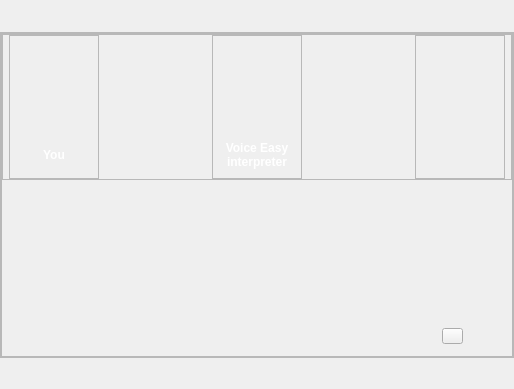
<?xml version="1.0" encoding="UTF-8"?>
<ui version="4.0">
 <class>Qpid::PhoneCallingView</class>
 <widget class="QWidget" name="Qpid::PhoneCallingView">
  <property name="geometry">
   <rect>
    <x>0</x>
    <y>0</y>
    <width>514</width>
    <height>389</height>
   </rect>
  </property>
  <property name="windowTitle">
   <string>Voice Easy</string>
  </property>
  <property name="styleSheet">
   <string notr="true">#widgetCalling {
	border-image: url(:/images/ui/call_bg.jpg);
}

#labelCallerPhoto,#labelTransPhoto,#labelCalleePhoto{
	min-width: 90px;
	min-height: 90px;
	max-width: 90px;
	min-height: 90px;
}

#labelTransConnect,#labelCalleeConnect{
	min-width: 101px;
	min-height: 17px;
	max-width: 101px;
	min-height: 17px;
}

#labelCallerPhoto,#labelCalleePhoto {
	border-image: url(:/images/ui/default_photo.jpg);
}

#labelTransPhoto {
	border-image: url(:/images/ui/live_interpreter.jpg);
}

#labelCallStatus {
	min-height: 120px;
	padding-bottom: 17px;
	font-size: 18px;
	font-weight: bold;
	color: #ffffff;
}

#labelCallDuration {
	font-size: 18px;
	font-weight: bold;
	color: #ffffff;
}

#pushButtonMaximize {
	border-image: url(:/images/ui/calling_maximize.png);
	min-width: 19px;
	max-width: 19px;
	min-height: 14px;
	max-height: 14px;
}

#labelTransConnect,#labelCalleeConnect {
	border-image: url(:/images/ui/call_connected.png);
}

#labelCallerName,#labelTransName,#labelCalleeName {
	font-size: 12px;
	font-weight: bold;
	color: #ffffff;
	max-width: 90px;
}</string>
  </property>
  <layout class="QVBoxLayout" name="verticalLayout">
   <property name="spacing">
    <number>0</number>
   </property>
   <property name="margin">
    <number>0</number>
   </property>
   <item>
    <widget class="QWidget" name="widgetCalling" native="true">
     <layout class="QVBoxLayout" name="verticalLayout_2">
      <property name="spacing">
       <number>0</number>
      </property>
      <property name="margin">
       <number>0</number>
      </property>
      <item>
       <spacer name="verticalSpacer">
        <property name="orientation">
         <enum>Qt::Vertical</enum>
        </property>
        <property name="sizeHint" stdset="0">
         <size>
          <width>20</width>
          <height>1</height>
         </size>
        </property>
       </spacer>
      </item>
      <item>
       <widget class="QFrame" name="frameVerticalCenter">
        <property name="minimumSize">
         <size>
          <width>0</width>
          <height>0</height>
         </size>
        </property>
        <property name="maximumSize">
         <size>
          <width>16777215</width>
          <height>16777215</height>
         </size>
        </property>
        <property name="frameShape">
         <enum>QFrame::StyledPanel</enum>
        </property>
        <property name="frameShadow">
         <enum>QFrame::Raised</enum>
        </property>
        <layout class="QHBoxLayout" name="horizontalLayout">
         <property name="spacing">
          <number>0</number>
         </property>
         <property name="margin">
          <number>0</number>
         </property>
         <item>
          <spacer name="horizontalSpacer">
           <property name="orientation">
            <enum>Qt::Horizontal</enum>
           </property>
           <property name="sizeHint" stdset="0">
            <size>
             <width>1</width>
             <height>20</height>
            </size>
           </property>
          </spacer>
         </item>
         <item>
          <widget class="QFrame" name="frameHorizontalCenter">
           <property name="minimumSize">
            <size>
             <width>0</width>
             <height>0</height>
            </size>
           </property>
           <property name="frameShape">
            <enum>QFrame::StyledPanel</enum>
           </property>
           <property name="frameShadow">
            <enum>QFrame::Raised</enum>
           </property>
           <layout class="QVBoxLayout" name="verticalLayout_3">
            <property name="spacing">
             <number>0</number>
            </property>
            <property name="margin">
             <number>0</number>
            </property>
            <item>
             <widget class="QFrame" name="frameCallPhotoContainer">
              <property name="minimumSize">
               <size>
                <width>0</width>
                <height>0</height>
               </size>
              </property>
              <property name="maximumSize">
               <size>
                <width>16777215</width>
                <height>16777215</height>
               </size>
              </property>
              <property name="frameShape">
               <enum>QFrame::StyledPanel</enum>
              </property>
              <property name="frameShadow">
               <enum>QFrame::Raised</enum>
              </property>
              <layout class="QHBoxLayout" name="horizontalLayout_3">
               <property name="spacing">
                <number>6</number>
               </property>
               <property name="margin">
                <number>0</number>
               </property>
               <item>
                <spacer name="horizontalSpacer_5">
                 <property name="orientation">
                  <enum>Qt::Horizontal</enum>
                 </property>
                 <property name="sizeHint" stdset="0">
                  <size>
                   <width>80</width>
                   <height>20</height>
                  </size>
                 </property>
                </spacer>
               </item>
               <item>
                <widget class="QFrame" name="frameCallerPanel">
                 <property name="minimumSize">
                  <size>
                   <width>90</width>
                   <height>0</height>
                  </size>
                 </property>
                 <property name="maximumSize">
                  <size>
                   <width>90</width>
                   <height>16777215</height>
                  </size>
                 </property>
                 <property name="frameShape">
                  <enum>QFrame::StyledPanel</enum>
                 </property>
                 <property name="frameShadow">
                  <enum>QFrame::Raised</enum>
                 </property>
                 <layout class="QVBoxLayout" name="verticalLayout_4">
                  <property name="leftMargin">
                   <number>0</number>
                  </property>
                  <property name="rightMargin">
                   <number>0</number>
                  </property>
                  <item>
                   <widget class="QLabel" name="labelCallerPhoto">
                    <property name="maximumSize">
                     <size>
                      <width>90</width>
                      <height>90</height>
                     </size>
                    </property>
                    <property name="text">
                     <string/>
                    </property>
                    <property name="scaledContents">
                     <bool>true</bool>
                    </property>
                   </widget>
                  </item>
                  <item>
                   <widget class="Qpid::ElidedLabel" name="labelCallerName">
                    <property name="text">
                     <string>You</string>
                    </property>
                    <property name="alignment">
                     <set>Qt::AlignCenter</set>
                    </property>
                    <property name="wordWrap">
                     <bool>false</bool>
                    </property>
                   </widget>
                  </item>
                 </layout>
                </widget>
               </item>
               <item>
                <widget class="QLabel" name="labelTransConnect">
                 <property name="minimumSize">
                  <size>
                   <width>101</width>
                   <height>17</height>
                  </size>
                 </property>
                 <property name="maximumSize">
                  <size>
                   <width>101</width>
                   <height>17</height>
                  </size>
                 </property>
                 <property name="text">
                  <string/>
                 </property>
                </widget>
               </item>
               <item>
                <widget class="QFrame" name="frameTransPanel">
                 <property name="minimumSize">
                  <size>
                   <width>90</width>
                   <height>0</height>
                  </size>
                 </property>
                 <property name="maximumSize">
                  <size>
                   <width>90</width>
                   <height>16777215</height>
                  </size>
                 </property>
                 <property name="frameShape">
                  <enum>QFrame::StyledPanel</enum>
                 </property>
                 <property name="frameShadow">
                  <enum>QFrame::Raised</enum>
                 </property>
                 <layout class="QVBoxLayout" name="verticalLayout_5">
                  <property name="leftMargin">
                   <number>0</number>
                  </property>
                  <property name="rightMargin">
                   <number>0</number>
                  </property>
                  <item>
                   <widget class="QLabel" name="labelTransPhoto">
                    <property name="maximumSize">
                     <size>
                      <width>90</width>
                      <height>90</height>
                     </size>
                    </property>
                    <property name="text">
                     <string/>
                    </property>
                    <property name="scaledContents">
                     <bool>true</bool>
                    </property>
                   </widget>
                  </item>
                  <item>
                   <widget class="Qpid::ElidedLabel" name="labelTransName">
                    <property name="text">
                     <string>Voice Easy interpreter</string>
                    </property>
                    <property name="scaledContents">
                     <bool>false</bool>
                    </property>
                    <property name="alignment">
                     <set>Qt::AlignCenter</set>
                    </property>
                    <property name="wordWrap">
                     <bool>true</bool>
                    </property>
                   </widget>
                  </item>
                 </layout>
                </widget>
               </item>
               <item>
                <widget class="QLabel" name="labelCalleeConnect">
                 <property name="minimumSize">
                  <size>
                   <width>101</width>
                   <height>17</height>
                  </size>
                 </property>
                 <property name="maximumSize">
                  <size>
                   <width>101</width>
                   <height>17</height>
                  </size>
                 </property>
                 <property name="text">
                  <string/>
                 </property>
                </widget>
               </item>
               <item>
                <widget class="QFrame" name="frameCalleePanel">
                 <property name="minimumSize">
                  <size>
                   <width>90</width>
                   <height>0</height>
                  </size>
                 </property>
                 <property name="maximumSize">
                  <size>
                   <width>90</width>
                   <height>16777215</height>
                  </size>
                 </property>
                 <property name="frameShape">
                  <enum>QFrame::StyledPanel</enum>
                 </property>
                 <property name="frameShadow">
                  <enum>QFrame::Raised</enum>
                 </property>
                 <layout class="QVBoxLayout" name="verticalLayout_6">
                  <property name="leftMargin">
                   <number>0</number>
                  </property>
                  <property name="rightMargin">
                   <number>0</number>
                  </property>
                  <item>
                   <widget class="QLabel" name="labelCalleePhoto">
                    <property name="maximumSize">
                     <size>
                      <width>90</width>
                      <height>90</height>
                     </size>
                    </property>
                    <property name="text">
                     <string/>
                    </property>
                    <property name="scaledContents">
                     <bool>true</bool>
                    </property>
                   </widget>
                  </item>
                  <item>
                   <widget class="Qpid::ElidedLabel" name="labelCalleeName">
                    <property name="text">
                     <string/>
                    </property>
                    <property name="scaledContents">
                     <bool>false</bool>
                    </property>
                    <property name="alignment">
                     <set>Qt::AlignCenter</set>
                    </property>
                    <property name="wordWrap">
                     <bool>false</bool>
                    </property>
                   </widget>
                  </item>
                 </layout>
                </widget>
               </item>
               <item>
                <spacer name="horizontalSpacer_6">
                 <property name="orientation">
                  <enum>Qt::Horizontal</enum>
                 </property>
                 <property name="sizeHint" stdset="0">
                  <size>
                   <width>80</width>
                   <height>20</height>
                  </size>
                 </property>
                </spacer>
               </item>
              </layout>
             </widget>
            </item>
            <item>
             <widget class="QLabel" name="labelCallStatus">
              <property name="text">
               <string/>
              </property>
              <property name="alignment">
               <set>Qt::AlignBottom|Qt::AlignHCenter</set>
              </property>
             </widget>
            </item>
            <item>
             <widget class="QWidget" name="widgetCallContainer" native="true">
              <property name="maximumSize">
               <size>
                <width>16777215</width>
                <height>16777215</height>
               </size>
              </property>
              <layout class="QHBoxLayout" name="horizontalLayout_2" stretch="0,1,0,0,0">
               <item>
                <spacer name="horizontalSpacer_3">
                 <property name="orientation">
                  <enum>Qt::Horizontal</enum>
                 </property>
                 <property name="sizeHint" stdset="0">
                  <size>
                   <width>40</width>
                   <height>20</height>
                  </size>
                 </property>
                </spacer>
               </item>
               <item>
                <widget class="QLabel" name="labelCallDuration">
                 <property name="text">
                  <string/>
                 </property>
                 <property name="alignment">
                  <set>Qt::AlignCenter</set>
                 </property>
                </widget>
               </item>
               <item>
                <widget class="Qpid::CallControlPanel" name="callControlPanel" native="true"/>
               </item>
               <item>
                <widget class="QPushButton" name="pushButtonMaximize">
                 <property name="focusPolicy">
                  <enum>Qt::NoFocus</enum>
                 </property>
                 <property name="text">
                  <string/>
                 </property>
                </widget>
               </item>
               <item>
                <spacer name="horizontalSpacer_4">
                 <property name="orientation">
                  <enum>Qt::Horizontal</enum>
                 </property>
                 <property name="sizeHint" stdset="0">
                  <size>
                   <width>40</width>
                   <height>20</height>
                  </size>
                 </property>
                </spacer>
               </item>
              </layout>
             </widget>
            </item>
           </layout>
          </widget>
         </item>
         <item>
          <spacer name="horizontalSpacer_2">
           <property name="orientation">
            <enum>Qt::Horizontal</enum>
           </property>
           <property name="sizeHint" stdset="0">
            <size>
             <width>1</width>
             <height>20</height>
            </size>
           </property>
          </spacer>
         </item>
        </layout>
       </widget>
      </item>
      <item>
       <spacer name="verticalSpacer_2">
        <property name="orientation">
         <enum>Qt::Vertical</enum>
        </property>
        <property name="sizeHint" stdset="0">
         <size>
          <width>20</width>
          <height>1</height>
         </size>
        </property>
       </spacer>
      </item>
     </layout>
    </widget>
   </item>
  </layout>
 </widget>
 <customwidgets>
  <customwidget>
   <class>Qpid::CallControlPanel</class>
   <extends>QWidget</extends>
   <header>callcontrolpanel.h</header>
   <container>1</container>
  </customwidget>
  <customwidget>
   <class>Qpid::ElidedLabel</class>
   <extends>QLabel</extends>
   <header>elidedlabel.h</header>
  </customwidget>
 </customwidgets>
 <resources>
  <include location="phone.qrc"/>
 </resources>
 <connections/>
</ui>
